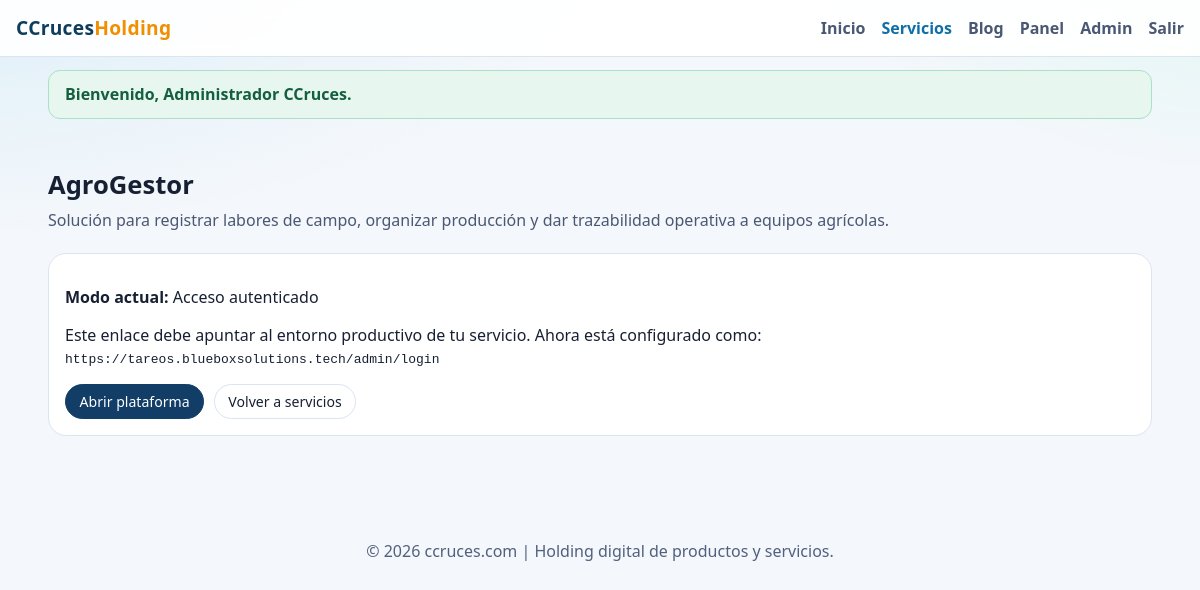
Page /acceso.php?servicio=agrogestor (signed in) on the committed database.
### tables this page shows
CREATE TABLE IF NOT EXISTS services (
  id VARCHAR(64) PRIMARY KEY,
  name VARCHAR(120) NOT NULL,
  tagline VARCHAR(180) NOT NULL DEFAULT '',
  description TEXT NOT NULL,
  summary TEXT NULL,
  content TEXT NULL,
  benefits TEXT NULL,
  financial_benefits TEXT NULL,
  roi_note TEXT NULL,
  video_url VARCHAR(255) NULL,
  logo VARCHAR(255) NOT NULL,
  demo_url VARCHAR(255) NOT NULL,
  private_url VARCHAR(255) NOT NULL,
  status VARCHAR(120) NOT NULL DEFAULT 'Disponible',
  is_active TINYINT(1) NOT NULL DEFAULT 1,
  sort_order INT UNSIGNED NOT NULL DEFAULT 0,
  created_at TIMESTAMP NOT NULL DEFAULT CURRENT_TIMESTAMP,
  updated_at TIMESTAMP NOT NULL DEFAULT CURRENT_TIMESTAMP ON UPDATE CURRENT_TIMESTAMP,
  INDEX idx_services_sort_order_name (sort_order, name),
  INDEX idx_services_is_active (is_active),
  INDEX idx_services_status (status)
);

### includes/repositories/services_repository.php (called while the page is built, shortened)
<?php
function service_by_id(string $id): ?array
{
    $pdo = db();
    if ($pdo) {
        $stmt = $pdo->prepare('SELECT id, name, tagline, description, summary, content, benefits, financial_benefits, roi_note, video_url, logo, demo_url, private_url, status, sort_order FROM services WHERE id = ? LIMIT 1');
        $stmt->execute([$id]);
        $service = $stmt->fetch();
        return $service ?: null;
    }
    return null;
}

### includes/core/app.php (called while the page is built, shortened)
<?php
function app_url(string $path = ''): string
{
    $scriptName = str_replace('\\', '/', $_SERVER['SCRIPT_NAME'] ?? '/');
    $basePath = str_replace('\\', '/', dirname($scriptName));
    $basePath = rtrim($basePath, '/');
    return $basePath . '/' . ltrim($path, '/');
}
function e(string $value): string
{
    return htmlspecialchars(normalize_text($value), ENT_QUOTES, 'UTF-8');
}
function normalize_text(string $value): string
{
    if ($value === '' || !preg_match('/[ÃÂð]/u', $value)) {
        return $value;
    }
    return $value;
}

### acceso.php (the view, shortened to what this page needs)
<?php
require_once __DIR__ . '/includes/layout.php';
$serviceId = (string) ($_GET['servicio'] ?? '');
$service = service_by_id($serviceId);
?>
<main class="wrap section">
    <h2><?= e((string) ($service['name'] ?? 'Servicio')) ?></h2>
    <p class="lead"><?= e((string) ($service['description'] ?? '')) ?></p>
    <article class="panel">
        <p><strong>Modo actual:</strong> Acceso autenticado</p>
        <p>
            Este enlace debe apuntar al entorno productivo de tu servicio.
            Ahora está configurado como: <code><?= e((string) ($service['private_url'] ?? '')) ?></code>
        </p>
        <div class="row-actions">
            <a class="btn-mini main" href="<?= e((string) ($service['private_url'] ?? '#')) ?>" target="_blank" rel="noopener noreferrer">Abrir plataforma</a>
            <a class="btn-mini" href="<?= e(app_url('servicios.php')) ?>">Volver a servicios</a>
        </div>
    </article>
</main>

### assets/css/site.css (style rules this page uses)
* { box-sizing: border-box; }
body { margin: 0; font-family: "Segoe UI", Tahoma, Geneva, Verdana, sans-serif; color: var(--ink); background: radial-gradient(1200px 500px at -10% -10%, #d9eef7 0%, transparent 60%), radial-gradient(900px 500px at 110% -20%, #d5f6ef 0%, transparent 60%), var(--bg); }
a { color: inherit; }
.wrap { width: min(1120px, 92vw); margin: 0 auto; }
.section { padding: 2.2rem 0; }
.section h2 { margin: 0 0 0.4rem; font-size: 1.6rem; }
.section p.lead { margin: 0 0 1.4rem; color: var(--ink-soft); }
.row-actions { margin-top: 1rem; display: flex; flex-wrap: wrap; gap: 0.6rem; }
.btn-mini { font-size: 0.88rem; padding: 0.45rem 0.85rem; border-radius: 999px; text-decoration: none; border: 1px solid var(--line); background: #fff; }
.btn-mini.main { background: #113d67; color: #fff; border-color: #113d67; }
.panel, .form-card { background: var(--surface); border: 1px solid var(--line); border-radius: var(--radius); padding: 1rem; }

### rows in the picture
services: name "AgroGestor", description "Solución para registrar labores de campo, organizar producción y dar trazabilidad operativa a equipos agrícolas.", private_url "https://tareos.blueboxsolutions.tech/admin/login"

### other values in the picture
$flash['message'] "Bienvenido, Administrador CCruces."
